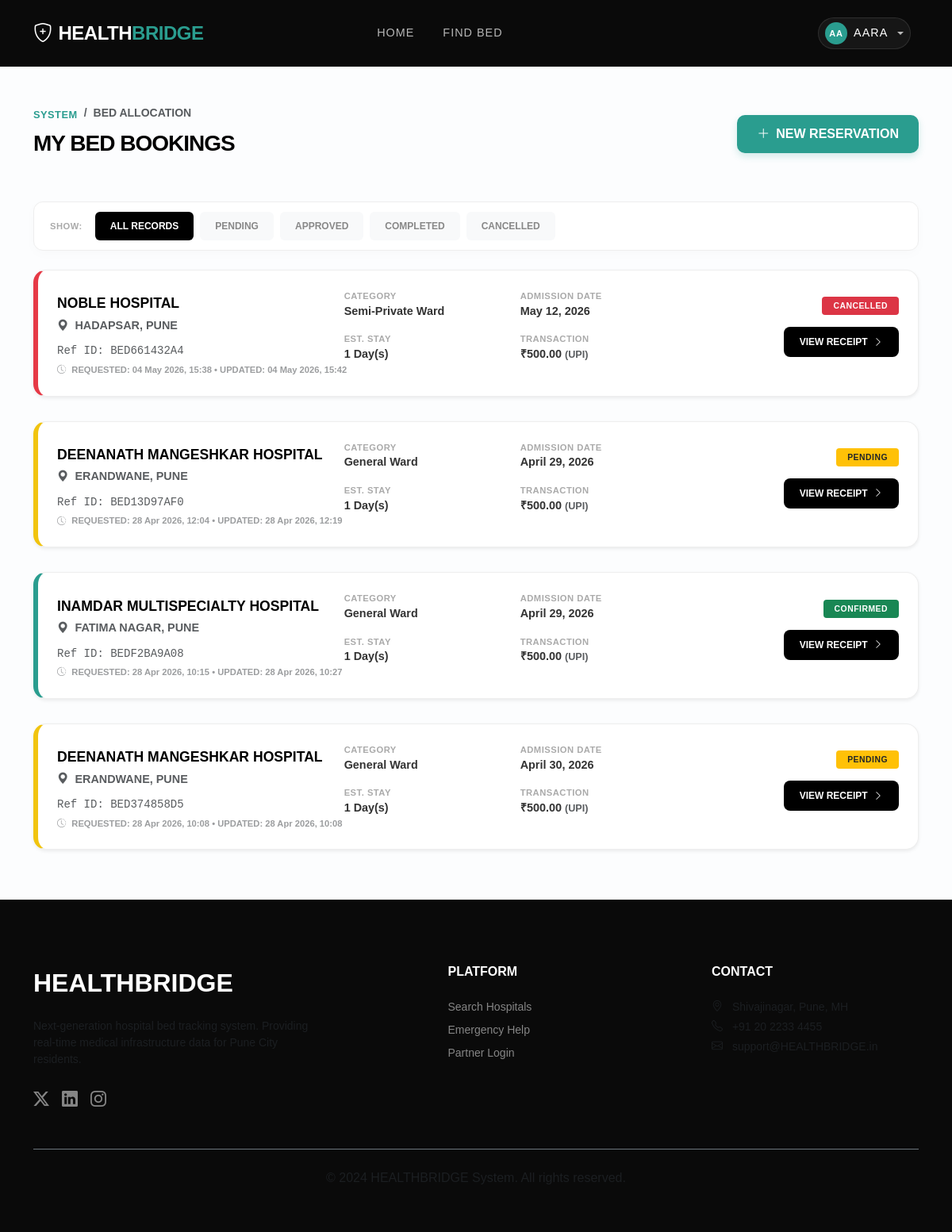
Page /dashboard/bookings/ (signed in) on the committed database.
### core/models.py (models this page shows, shortened)
class BedBooking(models.Model):
    booking_id = models.CharField(max_length=20, unique=True, editable=False)
    user = models.ForeignKey(User, on_delete=models.SET_NULL, null=True, blank=True, related_name='bed_bookings')
    hospital = models.ForeignKey(Hospital, on_delete=models.CASCADE, related_name='bed_bookings')
    patient_name = models.CharField(max_length=200)
    patient_age = models.PositiveIntegerField()
    patient_gender = models.CharField(max_length=10, choices=[('Male','Male'),('Female','Female'),('Other','Other')])
    patient_phone = models.CharField(max_length=15)
    patient_email = models.EmailField(blank=True)
    patient_address = models.TextField()
    aadhar_number = models.CharField(max_length=12, blank=True)
    medical_condition = models.TextField()
    bed_type = models.CharField(max_length=20, choices=BED_TYPES, default='General')
    admission_date = models.DateField()
    expected_days = models.PositiveIntegerField(default=1)
    services_required = models.TextField(blank=True)
    emergency_contact_name = models.CharField(max_length=200)
    emergency_contact_phone = models.CharField(max_length=15)
    emergency_contact_relation = models.CharField(max_length=50)
    payment_method = models.CharField(max_length=20, choices=PAYMENT_METHODS, blank=True)
    amount_paid = models.DecimalField(max_digits=10, decimal_places=2, default=500.00)
    payment_status = models.CharField(max_length=20, default='Paid')
    status = models.CharField(max_length=20, choices=STATUS_CHOICES, default='Pending')
    created_at = models.DateTimeField(auto_now_add=True)
    updated_at = models.DateTimeField(auto_now=True)
    admin_notes = models.TextField(blank=True)
    class Meta:
        ordering = ['-created_at']

class Hospital(models.Model):
    name = models.CharField(max_length=200)
    area = models.CharField(max_length=100, choices=PUNE_AREAS)
    address = models.TextField()
    phone = models.CharField(max_length=20)
    email = models.EmailField(blank=True)
    description = models.TextField(blank=True)
    image = models.ImageField(upload_to="hospital_photos/", blank=True, null=True)
    image_url = models.URLField(blank=True, help_text="External image URL fallback")
    total_beds = models.PositiveIntegerField(default=0)
    available_beds = models.PositiveIntegerField(default=0)
    icu_beds = models.PositiveIntegerField(default=0)
    available_icu_beds = models.PositiveIntegerField(default=0)
    emergency = models.BooleanField(default=True)
    rating = models.DecimalField(max_digits=3, decimal_places=1, default=4.0)
    established_year = models.PositiveIntegerField(blank=True, null=True)
    latitude = models.DecimalField(max_digits=9, decimal_places=6, blank=True, null=True)
    longitude = models.DecimalField(max_digits=9, decimal_places=6, blank=True, null=True)
    is_active = models.BooleanField(default=True)
    created_at = models.DateTimeField(auto_now_add=True)
    class Meta:
        ordering = ['name']

### core/views.py (the view)
# urls.py: path('dashboard/bookings/',                                  views.my_bookings,       name='my_bookings'),
@login_required(login_url='/login/')
def my_bookings(request):
    status_filter = request.GET.get('status', '')
    bookings = BedBooking.objects.filter(user=request.user).order_by('-created_at')
    if status_filter:
        bookings = bookings.filter(status=status_filter)
    return render(request, 'core/dashboard/my_bookings.html', {
        'bookings': bookings,
        'status_filter': status_filter,
    })

### templates/core/dashboard/my_bookings.html (shortened to what this page needs)
{% extends 'core/base.html' %}
{% block content %}
<div class="container py-5">
  <div class="row align-items-center mb-5 g-4">
    <div class="col-md-8">
      <nav aria-label="breadcrumb">
        <ol class="breadcrumb mb-2">
          <li class="breadcrumb-item"><a href="{% url 'user_dashboard' %}">SYSTEM</a></li>
          <li class="breadcrumb-item active text-muted small fw-bold">BED ALLOCATION</li>
        </ol>
      </nav>
      <h2 class="dashboard-title">MY BED BOOKINGS</h2>
    </div>
    <div class="col-md-4 text-md-end">
      <a href="{% url 'search' %}" class="btn btn-create">
        <i class="bi bi-plus-lg me-2"></i>New Reservation
      </a>
    </div>
  </div>
  <div class="filter-wrapper mb-4">
    <div class="d-flex gap-2 flex-wrap align-items-center">
      <span class="meta-label me-2">Show:</span>
      <a href="{% url 'my_bookings' %}" class="filter-btn {% if not status_filter %}active{% endif %}">All Records</a>
      <a href="?status=Pending" class="filter-btn {% if status_filter == 'Pending' %}active{% endif %}">Pending</a>
      <a href="?status=Approved" class="filter-btn {% if status_filter == 'Approved' %}active{% endif %}">Approved</a>
      <a href="?status=Completed" class="filter-btn {% if status_filter == 'Completed' %}active{% endif %}">Completed</a>
      <a href="?status=Cancelled" class="filter-btn {% if status_filter == 'Cancelled' %}active{% endif %}">Cancelled</a>
    </div>
  </div>
  {% if bookings %}
  <div class="row g-3">
    {% for b in bookings %}
    <div class="col-12">
      <div class="booking-row shadow-sm border-{{ b.status }}">
        <div class="card-body p-4">
          <div class="row align-items-center g-4">
            <div class="col-md-4">
              <div class="hosp-brand mb-1">{{ b.hospital.name }}</div>
              <div class="meta-value small text-muted"><i class="bi bi-geo-alt-fill text-teal me-1"></i> {{ b.hospital.area|upper }}, PUNE</div>
              <div class="mt-2"><code class="text-muted extra-small">Ref ID: {{ b.booking_id }}</code></div>
            </div>
            <div class="col-md-5">
              <div class="row g-3">
                <div class="col-6">
                  <div class="meta-label">Category</div>
                  <div class="meta-value text-teal">{{ b.bed_type }} Ward</div>
                </div>
                <div class="col-6">
                  <div class="meta-label">Admission Date</div>
                  <div class="meta-value">{{ b.admission_date }}</div>
                </div>
                <div class="col-6">
                  <div class="meta-label">Est. Stay</div>
                  <div class="meta-value">{{ b.expected_days }} Day(s)</div>
                </div>
                <div class="col-6">
                  <div class="meta-label">Transaction</div>
                  <div class="meta-value">₹{{ b.amount_paid }} <span class="text-muted small">({{ b.payment_method|upper }})</span></div>
                </div>
              </div>
            </div>
            <div class="col-md-3 text-md-end">
              <div class="mb-3">
                <span class="status-pill
                    {% if b.status == 'Approved' %}bg-success text-white
                    {% elif b.status == 'Cancelled' %}bg-danger text-white
                    {% elif b.status == 'Completed' %}bg-dark text-white
                    {% else %}bg-warning text-dark{% endif %}">
                    {% if b.status == 'Approved' %}Confirmed{% else %}{{ b.status }}{% endif %}
                </span>
              </div>
              <a href="{% url 'booking_detail' b.id %}" class="btn btn-manage">
                View Receipt <i class="bi bi-chevron-right ms-1"></i>
              </a>
            </div>
            <div class="col-12 mt-0">
              <div class="text-muted" style="font-size: 0.7rem; opacity: 0.6; font-weight: 700;">
                <i class="bi bi-clock-history me-1"></i> REQUESTED: {{ b.created_at|date:"d M Y, H:i" }} &bull; UPDATED: {{ b.updated_at|date:"d M Y, H:i" }}
              </div>
            </div>
          </div>
        </div>
      </div>
    </div>
    {% endfor %}
  </div>
  {% endif %}
</div>
{% endblock %}

### templates/core/base.html (shortened to what this page needs)
<!DOCTYPE html>
<html lang="en">
<head>
    <link href="https://cdn.jsdelivr.net/npm/bootstrap@5.3.0/dist/css/bootstrap.min.css" rel="stylesheet">
    <link href="https://cdn.jsdelivr.net/npm/bootstrap-icons@1.11.0/font/bootstrap-icons.css" rel="stylesheet">
    <link href="https://unpkg.com/aos@2.3.1/dist/aos.css" rel="stylesheet">
    {% load static %}
</head>
<body>
<nav class="navbar navbar-expand-lg navbar-dark navbar-custom sticky-top">
    <div class="container">
        <a class="navbar-brand" href="{% url 'index' %}">
            <i class="bi bi-shield-plus me-2 text-teal"></i>HEALTH<span>BRIDGE</span>
        </a>
        <div class="collapse navbar-collapse" id="navbarNav">
            <ul class="navbar-nav mx-auto">
                <li class="nav-item">
                    <a class="nav-link" href="{% url 'index' %}">Home</a>
                </li>
                <li class="nav-item">
                    <a class="nav-link" href="{% url 'search' %}">Find Bed</a>
                </li>
            </ul>
            <ul class="navbar-nav ms-auto align-items-center">
                {% if user.is_authenticated %}
                    <li class="nav-item dropdown">
                        <a class="nav-link dropdown-toggle user-avatar-btn d-flex align-items-center gap-2" href="#" data-bs-toggle="dropdown">
                            <div class="bg-teal text-white d-flex align-items-center justify-content-center fw-bold rounded-circle"
                                 style="width:28px;height:28px;font-size:11px; background-color: var(--primary-teal);">
                                {{ user.first_name|first|upper }}{{ user.last_name|first|upper }}
                            </div>
                            <span class="text-white">{{ user.first_name }}</span>
                        </a>
                    </li>
                {% endif %}
            </ul>
        </div>
    </div>
</nav>
<main>
    {% block content %}{% endblock %}
</main>
<footer>
    <div class="container">
        <div class="row g-4 justify-content-between">
            <div class="col-lg-4">
                <div class="footer-logo">HEALTH<span class="text-teal">BRIDGE</span></div>
                <p class="text-muted small">Next-generation hospital bed tracking system. Providing real-time medical infrastructure data for Pune City residents.</p>
                <div class="d-flex gap-3 mt-4">
                    <a href="#" class="footer-link fs-5"><i class="bi bi-twitter-x"></i></a>
                    <a href="#" class="footer-link fs-5"><i class="bi bi-linkedin"></i></a>
                    <a href="#" class="footer-link fs-5"><i class="bi bi-instagram"></i></a>
                </div>
            </div>
            <div class="col-lg-2">
                <h6 class="fw-bold mb-4">PLATFORM</h6>
                <ul class="list-unstyled">
                    <li><a href="{% url 'search' %}" class="footer-link small d-block mb-2">Search Hospitals</a></li>
                    <li><a href="#" class="footer-link small d-block mb-2">Emergency Help</a></li>
                    <li><a href="#" class="footer-link small d-block mb-2">Partner Login</a></li>
                </ul>
            </div>
            <div class="col-lg-3">
                <h6 class="fw-bold mb-4">CONTACT</h6>
                <p class="small text-muted mb-1"><i class="bi bi-geo-alt me-2 text-teal"></i> Shivajinagar, Pune, MH</p>
                <p class="small text-muted mb-1"><i class="bi bi-telephone me-2 text-teal"></i> +91 20 2233 4455</p>
                <p class="small text-muted"><i class="bi bi-envelope me-2 text-teal"></i> support@HEALTHBRIDGE.in</p>
            </div>
        </div>
        <div class="border-top border-secondary mt-5 pt-4 text-center">
            <p class="text-muted extra-small">© 2024 HEALTHBRIDGE System. All rights reserved.</p>
        </div>
    </div>
</footer>
</body>
</html>

### templates/core/base.html (style rules this page uses)
:root { --primary-teal: #2a9d8f; --deep-black: #0a0a0a; --glass-white: rgba(255, 255, 255, 0.9); --border-subtle: rgba(0, 0, 0, 0.05); }
body { font-family: "poppins", sans-serif; background-color: #ffffff; color: var(--deep-black); overflow-x: hidden; }
h1, h2, h3, h4, .navbar-brand { font-family: "source code pro", Arial, sans-serif; text-transform: uppercase; letter-spacing: -0.5px; }
.navbar-custom { background: var(--deep-black); padding: 1.2rem 0; transition: all 0.3s ease; }
.navbar-brand { font-weight: 800; font-size: 1.5rem !important; color: #fff !important; }
.navbar-brand span { color: var(--primary-teal); }
.nav-link { color: rgba(255, 255, 255, 0.7) !important; font-weight: 500; font-size: 0.9rem; text-transform: uppercase; letter-spacing: 1px; margin: 0 10px; transition: 0.3s; }
.user-avatar-btn { background: rgba(255,255,255,0.05); border: 1px solid rgba(255,255,255,0.1); padding: 5px 15px; border-radius: 50px; transition: 0.3s; }
footer { background: var(--deep-black); padding: 80px 0 40px 0; color: #fff; border-top: 1px solid rgba(255,255,255,0.05); }
.footer-logo { font-family: "source code pro", Arial, sans-serif; font-size: 2rem; font-weight: 800; margin-bottom: 20px; }
.footer-link { color: rgba(255,255,255,0.5); text-decoration: none; transition: 0.3s; }

### templates/core/dashboard/my_bookings.html (style rules this page uses)
body { font-family: "source code pro", Arial, sans-serif; background-color: #fcfdfe; color: #264653; }
.breadcrumb-item a { color: #2a9d8f; text-decoration: none; font-weight: bold; font-size: 0.8rem; text-transform: uppercase; letter-spacing: 0.5px; }
.dashboard-title { font-weight: 900; letter-spacing: -1px; text-transform: uppercase; font-size: 1.75rem; color: #000; }
.filter-wrapper { background: #fff; border: 1px solid #eee; padding: 12px 20px; border-radius: 12px; box-shadow: 0 4px 15px rgba(0,0,0,0.02); }
.filter-btn { font-size: 0.75rem; font-weight: 800; text-transform: uppercase; padding: 8px 18px; border-radius: 6px; text-decoration: none; transition: 0.3s; border: 1px solid transparent; color: #888; background: #f8f9fa; }
.filter-btn.active { background: #000; color: #fff !important; }
.booking-row { background: #fff; border: 1px solid #eee; border-radius: 16px; margin-bottom: 15px; transition: 0.3s; border-left: 6px solid #ddd; overflow: hidden; }
.border-Approved { border-left-color: #2a9d8f !important; }
.border-Pending { border-left-color: #f1c40f !important; }
.border-Cancelled { border-left-color: #e63946 !important; }
.hosp-brand { font-weight: 800; font-size: 1.1rem; color: #000; text-transform: uppercase; }
.meta-label { font-size: 0.7rem; font-weight: 800; color: #aaa; text-transform: uppercase; letter-spacing: 0.5px; }
.meta-value { font-size: 0.9rem; font-weight: 700; color: #333; }
.status-pill { font-size: 0.65rem; font-weight: 900; text-transform: uppercase; padding: 6px 14px; border-radius: 4px; letter-spacing: 0.5px; }
.btn-manage { background: #000; color: #fff; border-radius: 8px; font-weight: 800; font-size: 0.75rem; padding: 10px 20px; text-transform: uppercase; transition: 0.3s; border: none; }
.btn-create { background: #2a9d8f; color: #fff; border-radius: 10px; font-weight: 800; padding: 12px 25px; text-transform: uppercase; border: none; box-shadow: 0 4px 10px rgba(42, 157, 143, 0.2); }

### rows in the picture
BedBooking: hospital.name "NOBLE HOSPITAL", hospital.area "HADAPSAR", booking_id "BED661432A4", bed_type "Semi-Private", admission_date "May 12, 2026", expected_days "1", amount_paid "500.00", payment_method "UPI", status "CANCELLED", created_at "04 May 2026, 15:38", updated_at "04 May 2026, 15:42"
BedBooking: hospital.name "DEENANATH MANGESHKAR HOSPITAL", hospital.area "ERANDWANE", booking_id "BED13D97AF0", bed_type "General", admission_date "April 29, 2026", expected_days "1", amount_paid "500.00", payment_method "UPI", status "PENDING", created_at "28 Apr 2026, 12:04", updated_at "28 Apr 2026, 12:19"
BedBooking: hospital.name "INAMDAR MULTISPECIALTY HOSPITAL", hospital.area "FATIMA NAGAR", booking_id "BEDF2BA9A08", bed_type "General", admission_date "April 29, 2026", expected_days "1", amount_paid "500.00", payment_method "UPI", status "CONFIRMED", created_at "28 Apr 2026, 10:15", updated_at "28 Apr 2026, 10:27"
BedBooking: hospital.name "DEENANATH MANGESHKAR HOSPITAL", hospital.area "ERANDWANE", booking_id "BED374858D5", bed_type "General", admission_date "April 30, 2026", expected_days "1", amount_paid "500.00", payment_method "UPI", status "PENDING", created_at "28 Apr 2026, 10:08", updated_at "28 Apr 2026, 10:08"

### other values in the picture
{{ user.first_name|first|upper }} "A"
{{ user.last_name|first|upper }} "A"
{{ user.first_name }} "AARA"
